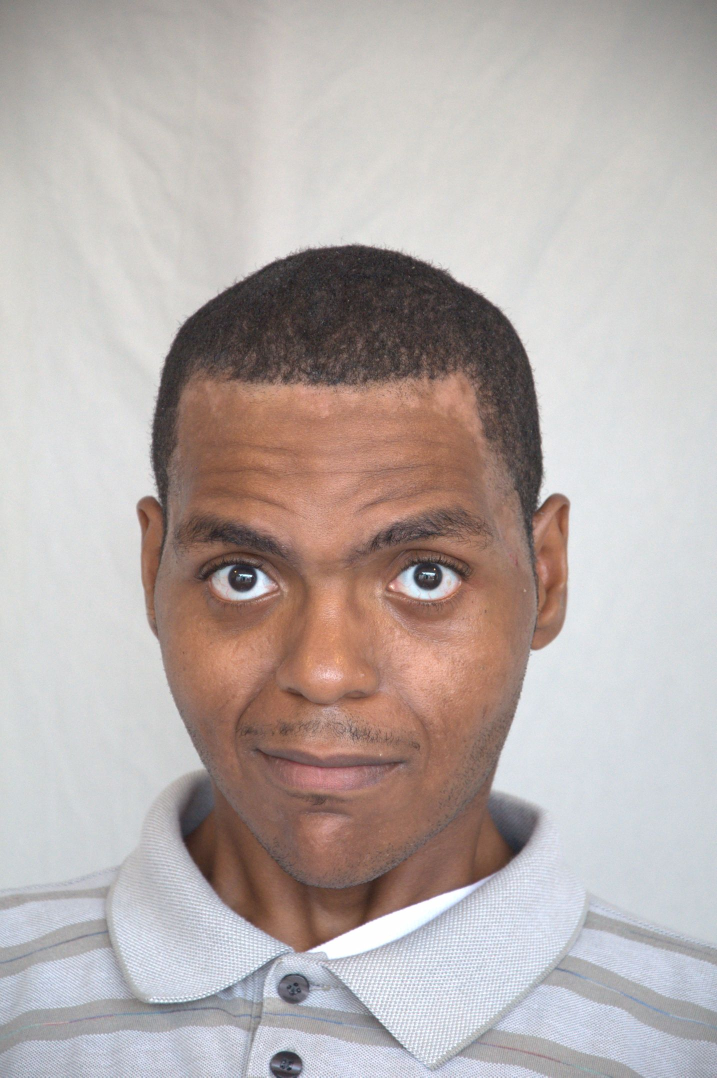
#> input picture docker/pairs/8/90477/90477d13.jpg, 1434 x 2155 px (shown at 1/2 size)
$ python visualization.py   (older library calls are emulated)
#> lines starting #> are read from the running program, lines starting #| are printed output that depends on the picture; after the words box and inside, x2 and y2 are one past the last pixel; in counts of white or black regions, pixels touching at a corner belong together
### docker/twinface.py
import cv2
from scipy import misc
import os
import csv


def read_file(filename):
    return misc.imread(filename)


# [28 lines left out: function feature_extract, not called in this run]


def face_detect(img_gray):
    # uses Haar cascade to classify the face in our image
    face_cascade = cv2.CascadeClassifier('face-classifiers/haarcascade_frontalface_default.xml')
    face = face_cascade.detectMultiScale(img_gray, minSize=(600, 600), scaleFactor=1.1, flags=cv2.cv.CV_HAAR_SCALE_IMAGE)
    return face[0][0], face[0][1], face[0][2], face[0][3]


# [98 lines left out: functions build_dataset, find_nearest_neighbor, load_input, run_experiment, main, not called in this run]

# [2 lines that do not run on import are left out]

### docker/visualization.py
import cv2
import matplotlib.pyplot as plt
import numpy as np

import twinface


def drawMatches(img1, kp1, img2, kp2, matches):
    """
    My own implementation of cv2.drawMatches as OpenCV 2.4.9
    does not have this function available but it's supported in
    OpenCV 3.0.0

    This function takes in two images with their associated
    keypoints, as well as a list of DMatch data structure (matches)
    that contains which keypoints matched in which images.

    An image will be produced where a montage is shown with
    the first image followed by the second image beside it.

    Keypoints are delineated with circles, while lines are connected
    between matching keypoints.

    img1,img2 - Grayscale images
    kp1,kp2 - Detected list of keypoints through any of the OpenCV keypoint
              detection algorithms
    matches - A list of matches of corresponding keypoints through any
              OpenCV keypoint matching algorithm
    """

    # Create a new output image that concatenates the two images together
    # (a.k.a) a montage
    rows1 = img1.shape[0]
    cols1 = img1.shape[1]
    rows2 = img2.shape[0]
    cols2 = img2.shape[1]

    out = np.zeros((max([rows1,rows2]),cols1+cols2,3), dtype='uint8')

    # Place the first image to the left
    out[:rows1,:cols1,:] = np.dstack([img1, img1, img1])

    # Place the next image to the right of it
    out[:rows2,cols1:cols1+cols2,:] = np.dstack([img2, img2, img2])

    # For each pair of points we have between both images
    # draw circles, then connect a line between them
    for mat in matches:

        # Get the matching keypoints for each of the images
        img1_idx = mat.queryIdx
        img2_idx = mat.trainIdx

        # x - columns
        # y - rows
        (x1,y1) = kp1[img1_idx].pt
        (x2,y2) = kp2[img2_idx].pt

        # Draw a small circle at both co-ordinates
        # radius 4
        # colour blue
        # thickness = 1
        cv2.circle(out, (int(x1),int(y1)), 4, (255, 0, 0), 1)
        cv2.circle(out, (int(x2)+cols1,int(y2)), 4, (255, 0, 0), 1)

        # Draw a line in between the two points
        # thickness = 1
        # colour blue
        cv2.line(out, (int(x1),int(y1)), (int(x2)+cols1,int(y2)), (255, 0, 0), 1)


    # Show the image
    plt.imshow(out)
    plt.show()


def demonstrate_flann():
    img1 = cv2.imread('pairs/8/90477/90477d13.jpg')  # queryImage
#> img1 is the input picture: shape (2155, 1434, 3); mean B, G, R 170.8, 173.6, 183.6
    img2 = cv2.imread('pairs/8/90476/90476d17.jpg')  # trainImage
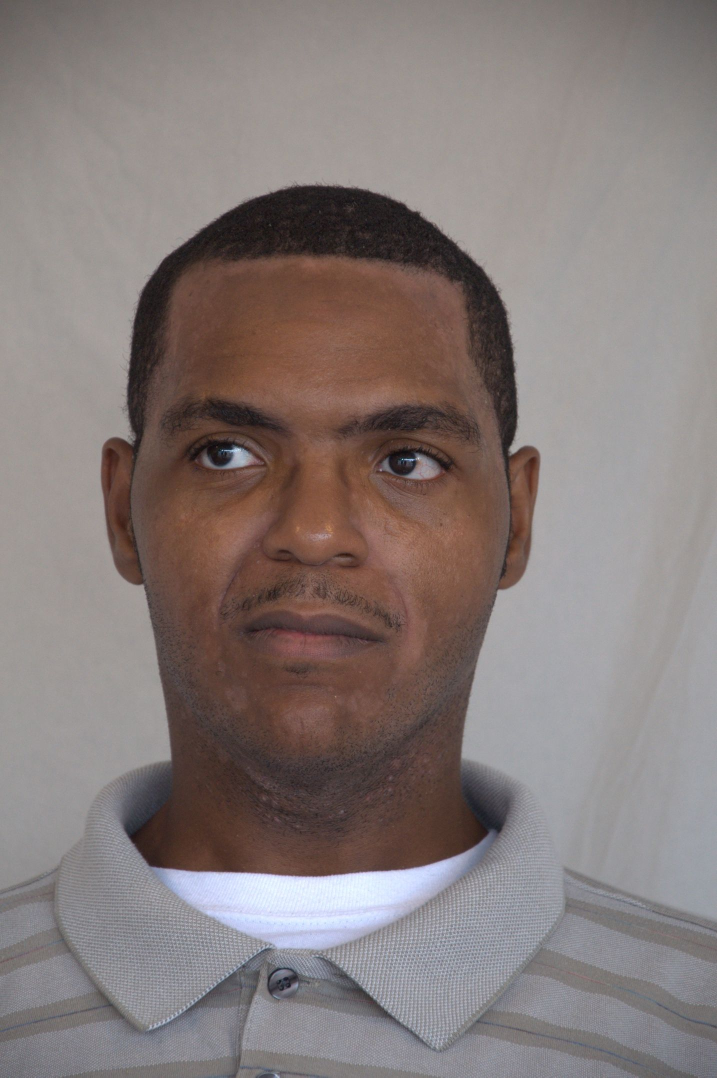
#> input picture docker/pairs/8/90476/90476d17.jpg, 1434 x 2155 px (shown at 1/2 size)
#> img2 is the input picture: shape (2155, 1434, 3); mean B, G, R 121.1, 123, 133.4

    img1_gray = cv2.cvtColor(img1, cv2.COLOR_BGR2GRAY)
    img2_gray = cv2.cvtColor(img2, cv2.COLOR_BGR2GRAY)
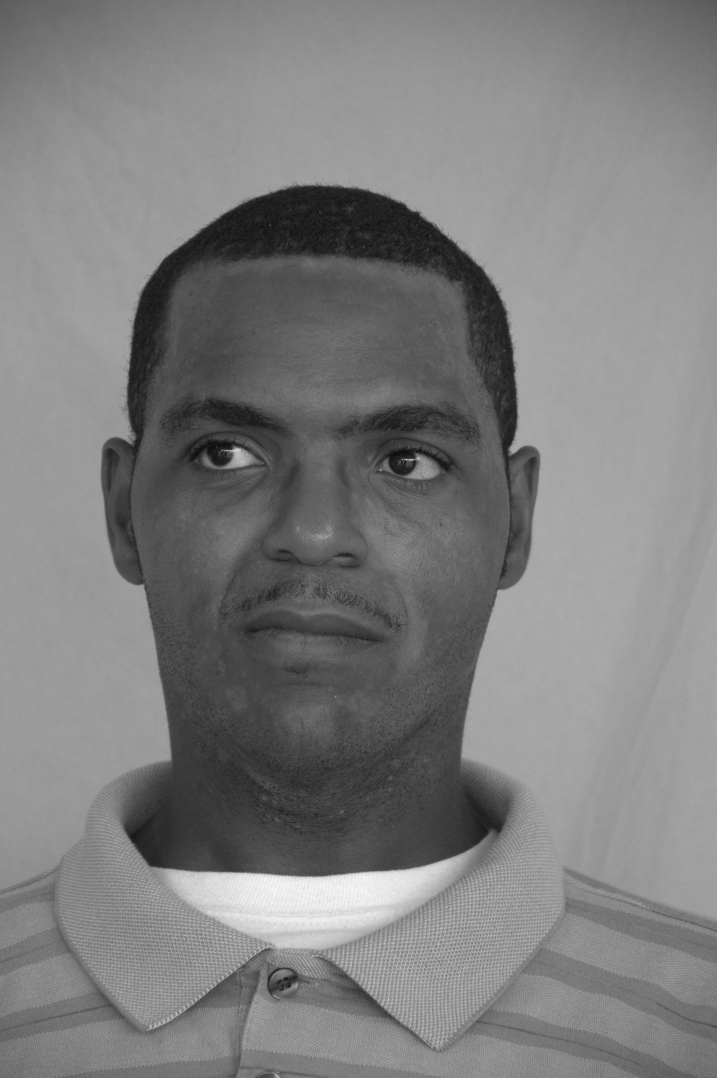
#> img2_gray: shape (2155, 1434) (shown at 1/2 size); min 5, max 251, mean 125.9

    x, y, w, h = twinface.face_detect(img1_gray)
#> in face_detect, `face = face_cascade.detectMultiScale(img_gray, minSize=(600, 600), sca..`: face = [[196, 809, 879, 879]]
#> x = 196; y = 809; w = 879; h = 879
    face_image1 = img1_gray[y:y + h, x:x + w]
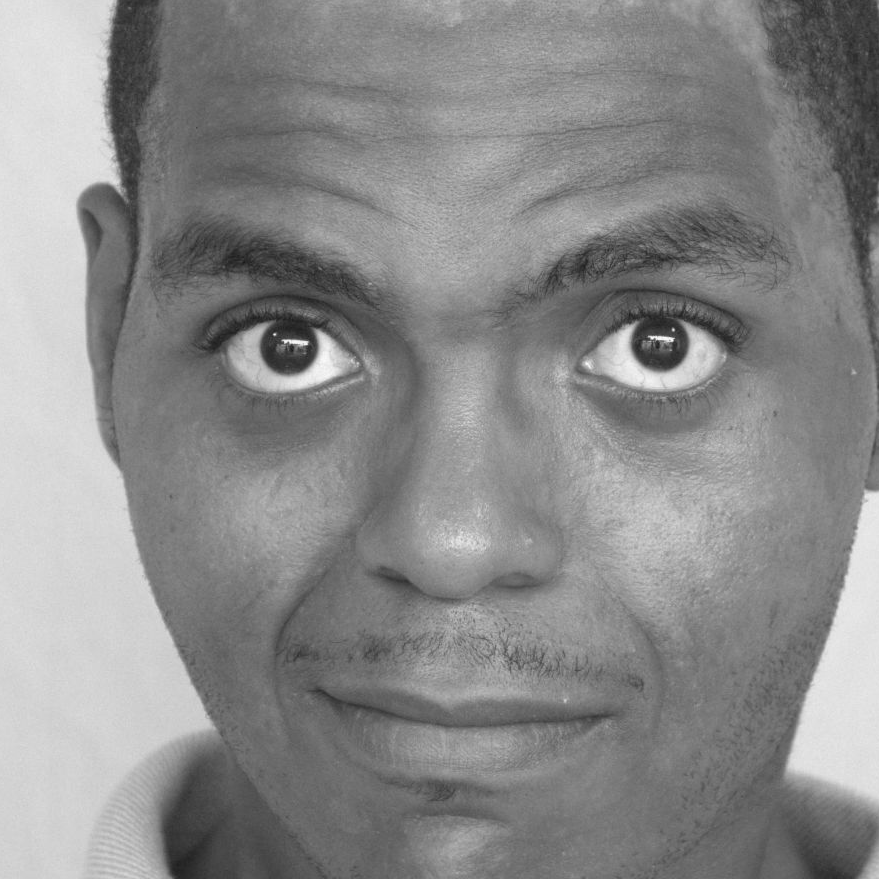
#> face_image1: shape (879, 879); min 25, max 251, mean 138.2

    x, y, w, h = twinface.face_detect(img2_gray)
#> x = 190; y = 580; w = 871; h = 871
    face_image2 = img2_gray[y:y + h, x:x + w]
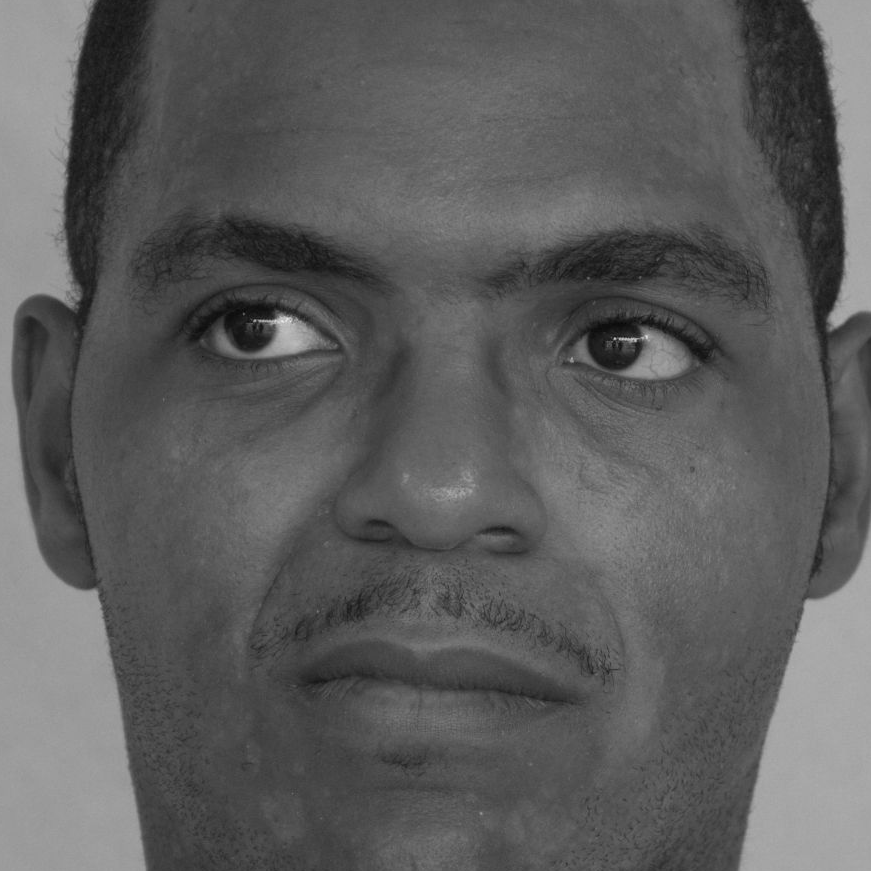
#> face_image2: shape (871, 871); min 5, max 236, mean 92.5

    # Initiate SIFT detector
    sift = cv2.ORB()

    # find the keypoints and descriptors with SIFT
    kp1, des1 = sift.detectAndCompute(face_image1, None)
#> kp1 = 500 keypoints; strongest (x, y, size): (306, 342, 31), (672, 338, 31), (652, 338, 31), (671, 338, 37.2)
    kp2, des2 = sift.detectAndCompute(face_image2, None)
#> kp2 = 468 keypoints; strongest (x, y, size): (615, 338, 31), (635, 341, 31), (619, 339, 31), (257, 322, 31)

    # BFMatcher with default params
    bf = cv2.BFMatcher()
    matches = bf.match(des1, des2)
#> matches = 500 matches

    matches = sorted(matches, key=lambda val: val.distance)

    # cv2.drawMatchesKnn expects list of lists as matches.
    drawMatches(face_image1, kp1, face_image2, kp2, matches[:200])
#> in drawMatches, `out[:rows2,cols1:cols1+cols2,:] = np.dstack([img2, img2, img2])`:
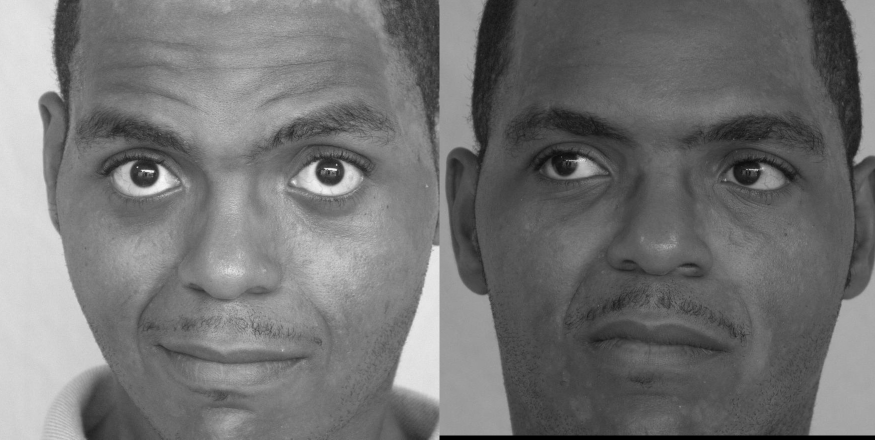
#> out: shape (879, 1750, 3) (shown at 1/2 size); min 0, max 251, mean 115.1
#> the loop in drawMatches, `for mat in matches:` made 200 passes
#> (img1_idx, img2_idx, x1, y1, x2, y2) on passes 1 to 3: (13, 76, 652, 338, 257, 322), (424, 318, 731.6, 348.4, 696.4, 362.9), (381, 318, 732, 350.4, 696.4, 362.9)
#> after the loop in drawMatches, `for mat in matches:`:
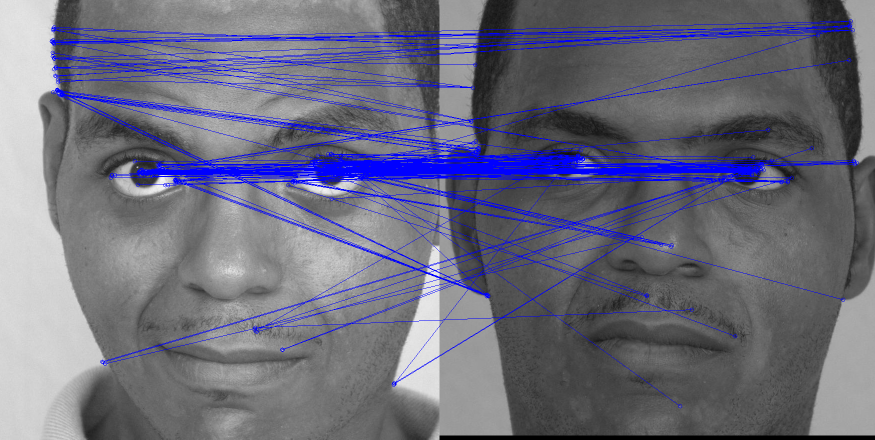
#> out: shape (879, 1750, 3) (shown at 1/2 size); 6.7% of pixels changed, all inside (x1, y1, x2, y2) = (99, 38, 1718, 817); drawn as B, G, R

if __name__ == '__main__':
    demonstrate_flann()
